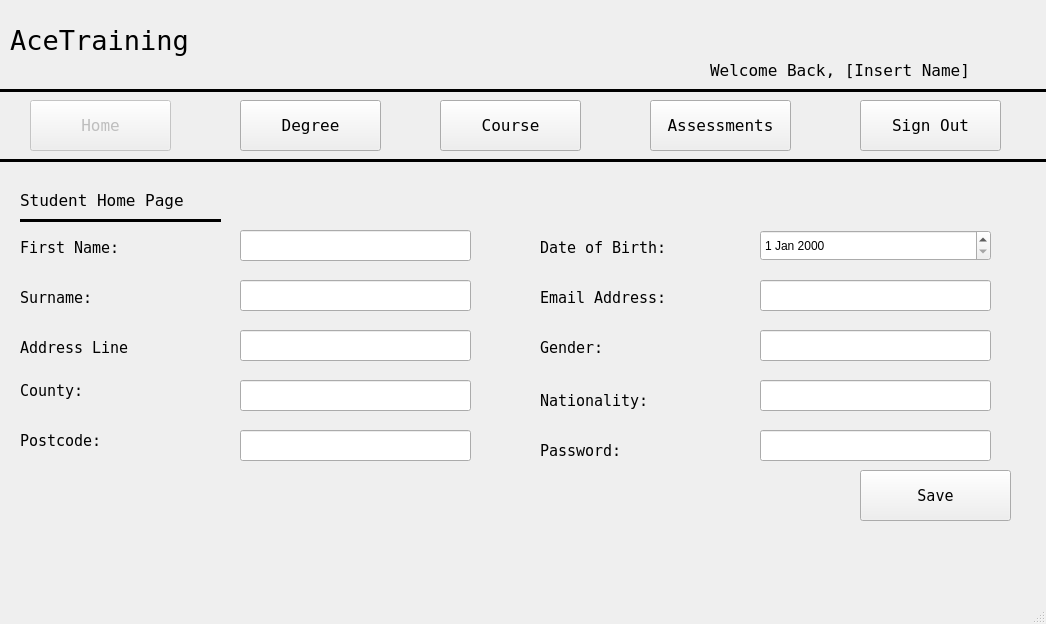
<?xml version="1.0" encoding="UTF-8"?>
<ui version="4.0">
 <class>StudentPage</class>
 <widget class="QMainWindow" name="StudentPage">
  <property name="enabled">
   <bool>true</bool>
  </property>
  <property name="geometry">
   <rect>
    <x>0</x>
    <y>0</y>
    <width>1046</width>
    <height>624</height>
   </rect>
  </property>
  <property name="windowTitle">
   <string>MainWindow</string>
  </property>
  <widget class="QWidget" name="centralwidget">
   <widget class="Line" name="line">
    <property name="geometry">
     <rect>
      <x>0</x>
      <y>80</y>
      <width>1051</width>
      <height>20</height>
     </rect>
    </property>
    <property name="font">
     <font>
      <pointsize>11</pointsize>
      <weight>75</weight>
      <bold>true</bold>
     </font>
    </property>
    <property name="frameShadow">
     <enum>QFrame::Plain</enum>
    </property>
    <property name="lineWidth">
     <number>3</number>
    </property>
    <property name="orientation">
     <enum>Qt::Horizontal</enum>
    </property>
   </widget>
   <widget class="QLabel" name="AceTrainingTitleLabel">
    <property name="geometry">
     <rect>
      <x>10</x>
      <y>20</y>
      <width>281</width>
      <height>41</height>
     </rect>
    </property>
    <property name="font">
     <font>
      <family>Bitstream Vera Sans Mono</family>
      <pointsize>20</pointsize>
     </font>
    </property>
    <property name="text">
     <string>AceTraining</string>
    </property>
   </widget>
   <widget class="Line" name="line_2">
    <property name="geometry">
     <rect>
      <x>0</x>
      <y>150</y>
      <width>1051</width>
      <height>20</height>
     </rect>
    </property>
    <property name="font">
     <font>
      <pointsize>11</pointsize>
      <weight>75</weight>
      <bold>true</bold>
     </font>
    </property>
    <property name="frameShadow">
     <enum>QFrame::Plain</enum>
    </property>
    <property name="lineWidth">
     <number>3</number>
    </property>
    <property name="orientation">
     <enum>Qt::Horizontal</enum>
    </property>
   </widget>
   <widget class="QPushButton" name="HomeButton">
    <property name="enabled">
     <bool>false</bool>
    </property>
    <property name="geometry">
     <rect>
      <x>30</x>
      <y>100</y>
      <width>141</width>
      <height>51</height>
     </rect>
    </property>
    <property name="font">
     <font>
      <family>Bitstream Vera Sans Mono</family>
      <pointsize>12</pointsize>
     </font>
    </property>
    <property name="text">
     <string>Home</string>
    </property>
   </widget>
   <widget class="QPushButton" name="DegreeButton">
    <property name="geometry">
     <rect>
      <x>240</x>
      <y>100</y>
      <width>141</width>
      <height>51</height>
     </rect>
    </property>
    <property name="font">
     <font>
      <family>Bitstream Vera Sans Mono</family>
      <pointsize>12</pointsize>
     </font>
    </property>
    <property name="text">
     <string>Degree</string>
    </property>
   </widget>
   <widget class="QPushButton" name="CoursesButton">
    <property name="geometry">
     <rect>
      <x>440</x>
      <y>100</y>
      <width>141</width>
      <height>51</height>
     </rect>
    </property>
    <property name="font">
     <font>
      <family>Bitstream Vera Sans Mono</family>
      <pointsize>12</pointsize>
     </font>
    </property>
    <property name="text">
     <string>Course</string>
    </property>
   </widget>
   <widget class="QPushButton" name="AssessmentsButton">
    <property name="geometry">
     <rect>
      <x>650</x>
      <y>100</y>
      <width>141</width>
      <height>51</height>
     </rect>
    </property>
    <property name="font">
     <font>
      <family>Bitstream Vera Sans Mono</family>
      <pointsize>12</pointsize>
     </font>
    </property>
    <property name="text">
     <string>Assessments</string>
    </property>
   </widget>
   <widget class="QPushButton" name="SignOutButton">
    <property name="geometry">
     <rect>
      <x>860</x>
      <y>100</y>
      <width>141</width>
      <height>51</height>
     </rect>
    </property>
    <property name="font">
     <font>
      <family>Bitstream Vera Sans Mono</family>
      <pointsize>12</pointsize>
     </font>
    </property>
    <property name="text">
     <string>Sign Out</string>
    </property>
   </widget>
   <widget class="QLabel" name="WelcomeMessage">
    <property name="geometry">
     <rect>
      <x>710</x>
      <y>60</y>
      <width>331</width>
      <height>20</height>
     </rect>
    </property>
    <property name="font">
     <font>
      <family>Bitstream Vera Sans Mono</family>
      <pointsize>12</pointsize>
     </font>
    </property>
    <property name="text">
     <string>Welcome Back, [Insert Name]</string>
    </property>
   </widget>
   <widget class="QLabel" name="StudentHomePageLabel">
    <property name="geometry">
     <rect>
      <x>20</x>
      <y>180</y>
      <width>211</width>
      <height>41</height>
     </rect>
    </property>
    <property name="font">
     <font>
      <family>Bitstream Vera Sans Mono</family>
      <pointsize>12</pointsize>
     </font>
    </property>
    <property name="text">
     <string>Student Home Page</string>
    </property>
   </widget>
   <widget class="Line" name="line_3">
    <property name="geometry">
     <rect>
      <x>20</x>
      <y>210</y>
      <width>201</width>
      <height>20</height>
     </rect>
    </property>
    <property name="font">
     <font>
      <pointsize>11</pointsize>
      <weight>75</weight>
      <bold>true</bold>
     </font>
    </property>
    <property name="frameShadow">
     <enum>QFrame::Plain</enum>
    </property>
    <property name="lineWidth">
     <number>3</number>
    </property>
    <property name="orientation">
     <enum>Qt::Horizontal</enum>
    </property>
   </widget>
   <widget class="QLineEdit" name="EmailBox">
    <property name="enabled">
     <bool>true</bool>
    </property>
    <property name="geometry">
     <rect>
      <x>760</x>
      <y>280</y>
      <width>231</width>
      <height>31</height>
     </rect>
    </property>
   </widget>
   <widget class="QDateEdit" name="DateOfBirthBox">
    <property name="enabled">
     <bool>true</bool>
    </property>
    <property name="geometry">
     <rect>
      <x>760</x>
      <y>230</y>
      <width>231</width>
      <height>31</height>
     </rect>
    </property>
   </widget>
   <widget class="QLabel" name="NationalityLabel">
    <property name="geometry">
     <rect>
      <x>540</x>
      <y>390</y>
      <width>211</width>
      <height>21</height>
     </rect>
    </property>
    <property name="font">
     <font>
      <family>Bitstream Vera Sans Mono</family>
      <pointsize>11</pointsize>
     </font>
    </property>
    <property name="text">
     <string>Nationality:</string>
    </property>
   </widget>
   <widget class="QLabel" name="EmailAddressLabel">
    <property name="geometry">
     <rect>
      <x>540</x>
      <y>290</y>
      <width>211</width>
      <height>16</height>
     </rect>
    </property>
    <property name="font">
     <font>
      <family>Bitstream Vera Sans Mono</family>
      <pointsize>11</pointsize>
     </font>
    </property>
    <property name="text">
     <string>Email Address:</string>
    </property>
   </widget>
   <widget class="QLabel" name="StudentSurnameLabel">
    <property name="geometry">
     <rect>
      <x>20</x>
      <y>290</y>
      <width>211</width>
      <height>16</height>
     </rect>
    </property>
    <property name="font">
     <font>
      <family>Bitstream Vera Sans Mono</family>
      <pointsize>11</pointsize>
     </font>
    </property>
    <property name="text">
     <string>Surname:</string>
    </property>
   </widget>
   <widget class="QLabel" name="PasswordLabel">
    <property name="geometry">
     <rect>
      <x>540</x>
      <y>440</y>
      <width>211</width>
      <height>21</height>
     </rect>
    </property>
    <property name="font">
     <font>
      <family>Bitstream Vera Sans Mono</family>
      <pointsize>11</pointsize>
     </font>
    </property>
    <property name="text">
     <string>Password:</string>
    </property>
   </widget>
   <widget class="QLineEdit" name="NationalityBox">
    <property name="enabled">
     <bool>true</bool>
    </property>
    <property name="geometry">
     <rect>
      <x>760</x>
      <y>380</y>
      <width>231</width>
      <height>31</height>
     </rect>
    </property>
   </widget>
   <widget class="QLabel" name="GenderLabel">
    <property name="geometry">
     <rect>
      <x>540</x>
      <y>340</y>
      <width>211</width>
      <height>16</height>
     </rect>
    </property>
    <property name="font">
     <font>
      <family>Bitstream Vera Sans Mono</family>
      <pointsize>11</pointsize>
     </font>
    </property>
    <property name="text">
     <string>Gender:</string>
    </property>
   </widget>
   <widget class="QPushButton" name="SaveButton">
    <property name="geometry">
     <rect>
      <x>860</x>
      <y>470</y>
      <width>151</width>
      <height>51</height>
     </rect>
    </property>
    <property name="font">
     <font>
      <family>Bitstream Vera Sans Mono</family>
      <pointsize>11</pointsize>
      <weight>50</weight>
      <bold>false</bold>
     </font>
    </property>
    <property name="text">
     <string>Save</string>
    </property>
   </widget>
   <widget class="QLabel" name="DateOfBirthLabel">
    <property name="geometry">
     <rect>
      <x>540</x>
      <y>240</y>
      <width>211</width>
      <height>16</height>
     </rect>
    </property>
    <property name="font">
     <font>
      <family>Bitstream Vera Sans Mono</family>
      <pointsize>11</pointsize>
     </font>
    </property>
    <property name="text">
     <string>Date of Birth:</string>
    </property>
   </widget>
   <widget class="QLineEdit" name="CountyBox">
    <property name="enabled">
     <bool>true</bool>
    </property>
    <property name="geometry">
     <rect>
      <x>240</x>
      <y>380</y>
      <width>231</width>
      <height>31</height>
     </rect>
    </property>
   </widget>
   <widget class="QLabel" name="PostcodeLabel">
    <property name="geometry">
     <rect>
      <x>20</x>
      <y>430</y>
      <width>211</width>
      <height>21</height>
     </rect>
    </property>
    <property name="font">
     <font>
      <family>Bitstream Vera Sans Mono</family>
      <pointsize>11</pointsize>
     </font>
    </property>
    <property name="text">
     <string>Postcode:</string>
    </property>
   </widget>
   <widget class="QLineEdit" name="AddressLine1Box">
    <property name="enabled">
     <bool>true</bool>
    </property>
    <property name="geometry">
     <rect>
      <x>240</x>
      <y>330</y>
      <width>231</width>
      <height>31</height>
     </rect>
    </property>
   </widget>
   <widget class="QLabel" name="AddressLine1Label">
    <property name="geometry">
     <rect>
      <x>20</x>
      <y>340</y>
      <width>211</width>
      <height>16</height>
     </rect>
    </property>
    <property name="font">
     <font>
      <family>Bitstream Vera Sans Mono</family>
      <pointsize>11</pointsize>
     </font>
    </property>
    <property name="text">
     <string>Address Line</string>
    </property>
   </widget>
   <widget class="QLineEdit" name="SurnameBox">
    <property name="enabled">
     <bool>true</bool>
    </property>
    <property name="geometry">
     <rect>
      <x>240</x>
      <y>280</y>
      <width>231</width>
      <height>31</height>
     </rect>
    </property>
   </widget>
   <widget class="QLineEdit" name="FirstNameBox">
    <property name="enabled">
     <bool>true</bool>
    </property>
    <property name="geometry">
     <rect>
      <x>240</x>
      <y>230</y>
      <width>231</width>
      <height>31</height>
     </rect>
    </property>
   </widget>
   <widget class="QLabel" name="StudentFirstNameLabel">
    <property name="geometry">
     <rect>
      <x>20</x>
      <y>240</y>
      <width>211</width>
      <height>16</height>
     </rect>
    </property>
    <property name="font">
     <font>
      <family>Bitstream Vera Sans Mono</family>
      <pointsize>11</pointsize>
     </font>
    </property>
    <property name="text">
     <string>First Name: </string>
    </property>
   </widget>
   <widget class="QLineEdit" name="GenderBox">
    <property name="enabled">
     <bool>true</bool>
    </property>
    <property name="geometry">
     <rect>
      <x>760</x>
      <y>330</y>
      <width>231</width>
      <height>31</height>
     </rect>
    </property>
   </widget>
   <widget class="QLineEdit" name="PostcodeBox">
    <property name="enabled">
     <bool>true</bool>
    </property>
    <property name="geometry">
     <rect>
      <x>240</x>
      <y>430</y>
      <width>231</width>
      <height>31</height>
     </rect>
    </property>
   </widget>
   <widget class="QLineEdit" name="PasswordBox">
    <property name="enabled">
     <bool>true</bool>
    </property>
    <property name="geometry">
     <rect>
      <x>760</x>
      <y>430</y>
      <width>231</width>
      <height>31</height>
     </rect>
    </property>
    <property name="echoMode">
     <enum>QLineEdit::Password</enum>
    </property>
   </widget>
   <widget class="QLabel" name="CountyLabel">
    <property name="geometry">
     <rect>
      <x>20</x>
      <y>380</y>
      <width>211</width>
      <height>21</height>
     </rect>
    </property>
    <property name="font">
     <font>
      <family>Bitstream Vera Sans Mono</family>
      <pointsize>11</pointsize>
     </font>
    </property>
    <property name="text">
     <string>County:</string>
    </property>
   </widget>
  </widget>
  <widget class="QMenuBar" name="menubar">
   <property name="geometry">
    <rect>
     <x>0</x>
     <y>0</y>
     <width>1046</width>
     <height>21</height>
    </rect>
   </property>
  </widget>
  <widget class="QStatusBar" name="statusbar"/>
 </widget>
 <resources/>
 <connections/>
</ui>
